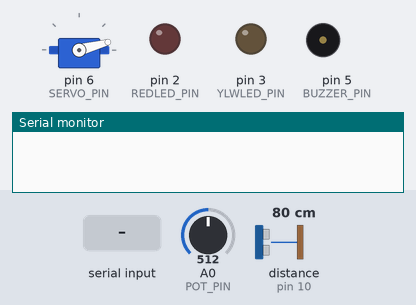
Recording of a sketch running on a simulated Arduino Uno, built with avr-gcc and run on an emulated ATmega328P. On the bench: servo, output pins drawn as LEDs (lit = HIGH), buzzer (waves = sounding), the last lines printed to the serial monitor. Wiring (inferred from the names in the program): ultrasonic range finder: trigger pin 9; echo pin 10. The test bench sets the inputs (shaded band); at power-on: distance to the obstacle (sensor on pin 10) 80 cm, A0 (POT_PIN) = 512. The echo pulse lasts 58.3 µs per cm; pins used as bus, display or sensor lines are not drawn.

Above: at 0.1 s.
1.8 s: distance to the obstacle (sensor on pin 10) set to 2 cm
At 3.0 s:
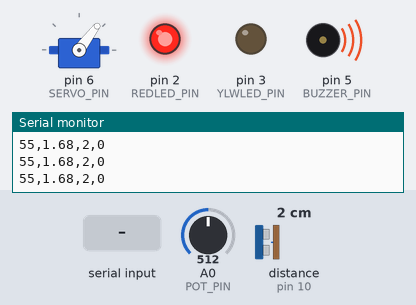
3.3 s: "R" received over Serial
At 3.8 s:
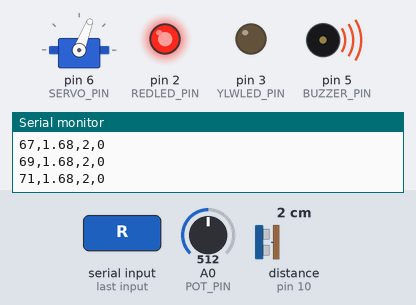
6.3 s: distance to the obstacle (sensor on pin 10) set to 250 cm
At 6.52 s:
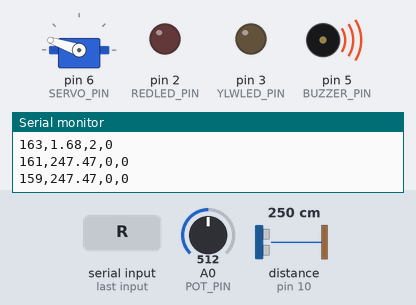
9.3 s: distance to the obstacle (sensor on pin 10) set to 162 cm
12.3 s: distance to the obstacle (sensor on pin 10) set to 4 cm
At 12.8 s:
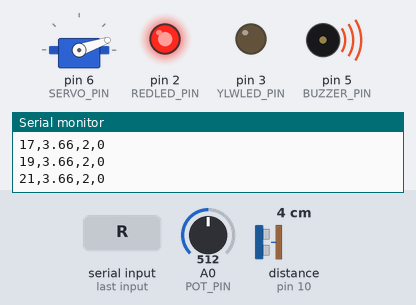
15.3 s: distance to the obstacle (sensor on pin 10) set to 22 cm
18.3 s: distance to the obstacle (sensor on pin 10) set to 27 cm
At 19.0 s:
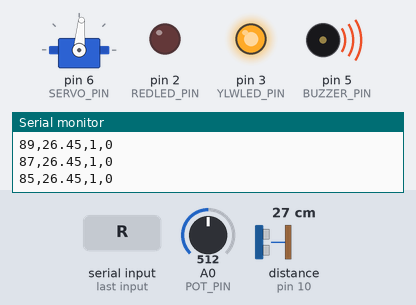
Timing chart, 0 to 25.5 s (numbered marks = the images above; inputs shaded):
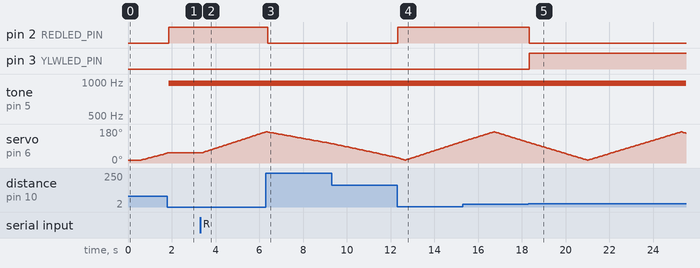

The sketch:

radar_IDE.ino
```cpp
#include <Servo.h>

const int TRIG_PIN   = 9;
const int ECHO_PIN   = 10;
const int SERVO_PIN  = 6;
const int REDLED_PIN = 2;
const int YLWLED_PIN = 3;
const int BUZZER_PIN = 5;
const int POT_PIN    = A0;

const int SWEEP_MIN = 15;
const int SWEEP_MAX = 165;
const int SWEEP_STEP = 2;
const int SERVO_MOVE_DELAY = 30;

int servoAngle = SWEEP_MIN;
int sweepDir = 1;
Servo radarServo;

enum SystemState { NORMAL, WARNING, DANGER };
SystemState state = NORMAL;

bool isMuted = false;
bool repairMode = false;

void setup() {
  Serial.begin(9600);
  pinMode(TRIG_PIN, OUTPUT);
  pinMode(ECHO_PIN, INPUT);
  pinMode(REDLED_PIN, OUTPUT);
  pinMode(YLWLED_PIN, OUTPUT);
  pinMode(BUZZER_PIN, OUTPUT);

  radarServo.attach(SERVO_PIN);
  radarServo.write(servoAngle);
  delay(500);
}

float getRawDistance() {
  digitalWrite(TRIG_PIN, LOW);
  delayMicroseconds(2);
  digitalWrite(TRIG_PIN, HIGH);
  delayMicroseconds(10);
  digitalWrite(TRIG_PIN, LOW);

  long duration = pulseIn(ECHO_PIN, HIGH, 25000);
  if (duration == 0) return 999.0;
  return duration * 0.034 / 2;
}

float readDistanceCM() {
  float d1 = getRawDistance();
  delay(10);
  float d2 = getRawDistance();
  delay(10);
  float d3 = getRawDistance();

  if ((d1 >= d2 && d1 <= d3) || (d1 >= d3 && d1 <= d2)) return d1;
  if ((d2 >= d1 && d2 <= d3) || (d2 >= d3 && d2 <= d1)) return d2;
  return d3;
}

void loop() {
  if (Serial.available() > 0) {
    char cmd = Serial.read();
    if (cmd == 'M') isMuted = true;
    if (cmd == 'U') isMuted = false;
    if (cmd == 'R') repairMode = true;
    if (cmd == 'N') repairMode = false;
  }

  int potValue = analogRead(POT_PIN);
  float dangerThreshold = map(potValue, 0, 1023, 10, 40);
  float warningThreshold = dangerThreshold + 20;

  float distance = readDistanceCM();

  if (distance <= dangerThreshold) {
    state = DANGER;
  } else if (distance <= warningThreshold) {
    state = WARNING;
  } else {
    state = NORMAL;
  }

  if (state == DANGER) {
    digitalWrite(REDLED_PIN, HIGH);
    digitalWrite(YLWLED_PIN, LOW);
  }
  else if (state == WARNING) {
    digitalWrite(REDLED_PIN, LOW);
    digitalWrite(YLWLED_PIN, HIGH);
  }
  else {
    digitalWrite(REDLED_PIN, LOW);
    digitalWrite(YLWLED_PIN, LOW);
  }

  if (isMuted) {
    analogWrite(BUZZER_PIN, 0);
  } else {
    if (state == DANGER)      analogWrite(BUZZER_PIN, 110);
    else if (state == WARNING) analogWrite(BUZZER_PIN, 5);
    else                      analogWrite(BUZZER_PIN, 0);
  }

  if (state != DANGER || repairMode) {
    radarServo.write(servoAngle);
    delay(SERVO_MOVE_DELAY);

    servoAngle += sweepDir * SWEEP_STEP;
    if (servoAngle >= SWEEP_MAX) { servoAngle = SWEEP_MAX; sweepDir = -1; }
    if (servoAngle <= SWEEP_MIN) { servoAngle = SWEEP_MIN; sweepDir = 1; }
  } else {
    delay(50);
  }

  Serial.print(servoAngle);
  Serial.print(",");
  Serial.print(distance);
  Serial.print(",");
  Serial.print((int)state);
  Serial.print(",");
  Serial.println(isMuted ? 1 : 0);
}
```

Measured:
- the behaviour switches between 25 and 26 cm on distance to the obstacle (sensor on pin 10) (found by bisection; images 4 and 5)
- after the input at 1.8 s, pin 2 (REDLED_PIN): LOW → HIGH after 0.05 s; tone on pin 5 (BUZZER_PIN): silent → 977 Hz after 0.05 s; servo on pin 6 (SERVO_PIN): stays 53° (without the input it goes to 55° after 0.07 s)
- after the input at 3.3 s, servo on pin 6 (SERVO_PIN): moves from 53° to 165° over 2.9 s, starting after 0.08 s
- after the input at 6.3 s, pin 2 (REDLED_PIN): HIGH → LOW after 0.08 s
- after the input at 12.3 s, pin 2 (REDLED_PIN): LOW → HIGH at once
- after the input at 18.3 s, pin 2 (REDLED_PIN): HIGH → LOW at once; pin 3 (YLWLED_PIN): LOW → HIGH at once
